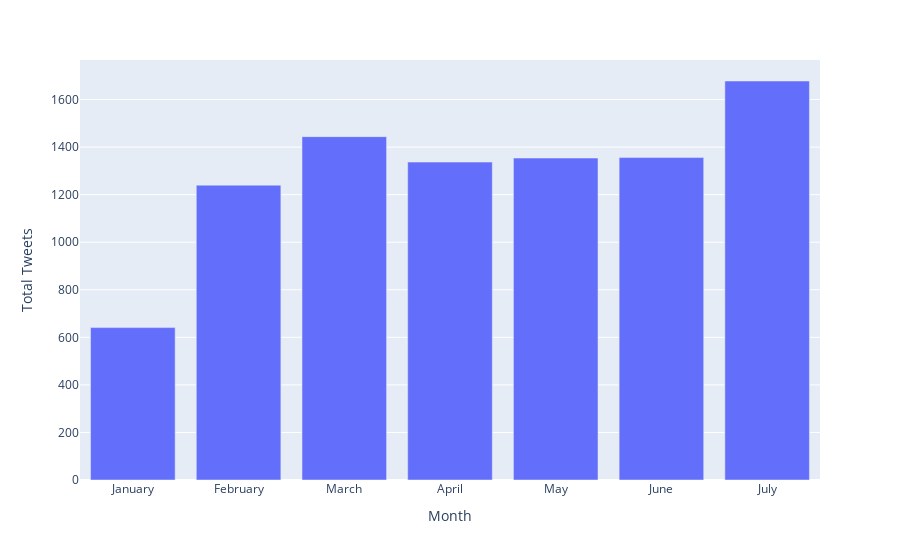

Source (notebook cell):
### Markdown cell above
#### Number of tweets per month

### Code cell
## Calculating number of tweets per month
monthly_trends = tweets.groupby(["month_name", "month"], as_index=False)["tweet_url"].count().sort_values(by="month").rename(columns={
     "tweet_url": "total_tweets"
})

monthly_trends_fig = px.bar(
     monthly_trends, 
     x='month_name', 
     y='total_tweets',
     labels={
          "month_name": "Month",
          "total_tweets": "Total Tweets"
     }
)
monthly_trends_fig.show()

### Figure 1 — Plotly figure (JSON) as saved in the notebook; plotly's stock layout.template omitted (floating-point values rounded to 4 significant figures)
{"data": [{"alignmentgroup": "True", "hovertemplate": "Month=%{x}<br>Total Tweets=%{y}<extra></extra>", "legendgroup": "", "marker": {"color": "#636efa", "pattern": {"shape": ""}}, "name": "", "offsetgroup": "", "orientation": "v", "showlegend": false, "textposition": "auto", "type": "bar", "x": ["January", "February", "March", "April", "May", "June", "July"], "xaxis": "x", "y": [641, 1240, 1444, 1337, 1354, 1356, 1678], "yaxis": "y"}], "layout": {"barmode": "relative", "legend": {"tracegroupgap": 0}, "margin": {"t": 60}, "xaxis": {"anchor": "y", "domain": [0, 1], "title": {"text": "Month"}}, "yaxis": {"anchor": "x", "domain": [0, 1], "title": {"text": "Total Tweets"}}}}
